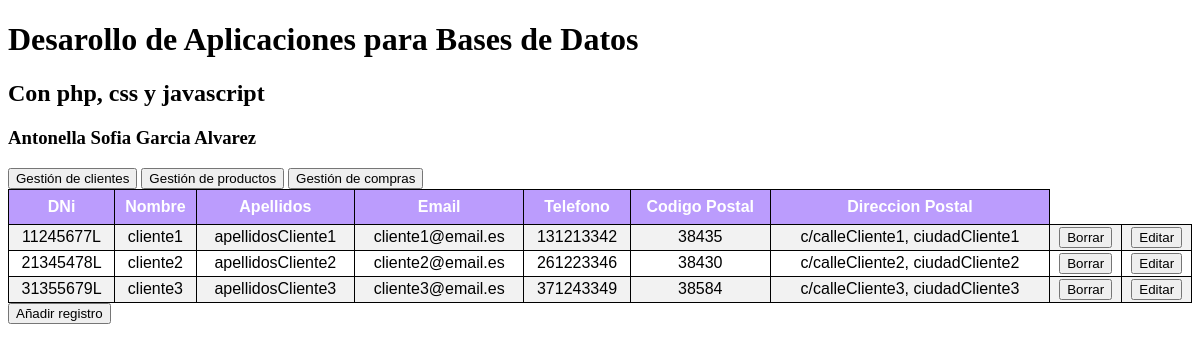
The page / on the database its author committed.
### tables this page shows
CREATE TABLE IF NOT EXISTS Cliente (
  dni VARCHAR(45) NOT NULL,
  borrado BOOLEAN NOT NULL,
  nombre VARCHAR(45) NULL,
  apellidos VARCHAR(45) NULL,
  email VARCHAR(45) NULL,
  telefono VARCHAR(45) NULL,
  codigo_postal VARCHAR(45) NULL,
  direccion_postal VARCHAR(90) NULL,
  PRIMARY KEY (dni));

### index.php (the view, shortened to what this page needs)
<?php
$enlace = mysqli_connect("localhost", "basededatos", "passwordbd1234", "mydb");
?>
<!DOCTYPE html>
<html lang="en">
<link rel="stylesheet" href="">
<body>
<div>
    <h1>Desarollo de Aplicaciones para Bases de Datos</h1>
    <h2>Con php, css y javascript</h2>
    <h3>Antonella Sofia Garcia Alvarez</h3>
</div>
<div>
    <form action="index.php" method="post">
        <input type="submit" name="Cliente" value="Gestión de clientes">
        <input type="submit" name="Producto" value="Gestión de productos">
        <input type="submit" name="Compra" value="Gestión de compras">
    </form>
</div>
<div>
    <?php
    if (isset($_POST['Producto'])) {
        $query = "SELECT codigo,
        nombre,
        familia,
        descripcion,
        stock,
        dimensionX,
        dimensionY,
        dimensionZ,
        peso,
        PVP FROM Producto WHERE borrado=false";
        $tabla = "Producto";
    } else {
        $query = "SELECT dni,
        nombre,
        apellidos,
        email,
        telefono,
        codigo_postal,
        direccion_postal FROM Cliente WHERE borrado=false";
        $tabla = "Cliente";
    }
    $resultado = mysqli_query($enlace, $query);
    ?>
    <table id="rows">
    <?php switch($tabla) {
        case 'Producto':?>
            <?php break;
        case 'Cliente':?>
            <tr>
                <th>DNi</th>
                <th>Nombre</th>
                <th>Apellidos</th>
                <th>Email</th>
                <th>Telefono</th>
                <th>Codigo Postal</th>
                <th>Direccion Postal</th>
            </tr>
            <?php break;
        case 'Compra':?>
            <?php break;
    }
    while ($fila = mysqli_fetch_array($resultado, MYSQLI_NUM)) { ?>
                <tr>
                <?php foreach($fila as $item) { ?>
                    <td> <?php echo $item; ?> </td>
                <?php } ?>
                    <form action="index.php" method="post">
                        <td> <input type="submit" name="borrar" value="Borrar"> </td>
                    </form>
                    <form action="row.php" method="post">
                        <td> <input type="submit" name="editar" value="Editar"> </td>
                    </form>
                </tr>
            <?php } ?>
    </table>
        <form action="row.php" method="post">
            <input type="submit" name="add" value="Añadir registro">
        </form>
</div>
</body>
</html>

### index.php (style rules this page uses)
#rows { margin: 10 10 10 10; font-family: Arial, Helvetica, sans-serif; border-collapse: collapse; width: 100% }
#rows td, #rows th { text-align: center; vertical-align: middle; border: 1px solid #ddd; padding: 2px; border: 1px solid black; }
#rows tr:nth-child(even) { background-color: #f2f2f2; }
#rows th { padding-top: 8px; padding-bottom: 8px; text-align: center; background-color: #bb9cfd; color: white; cursor: pointer; }

### rows shown on the page
cliente: dni "11245677L", nombre "cliente1", apellidos "apellidosCliente1", email "cliente1@email.es", telefono "131213342", codigo_postal "38435", direccion_postal "c/calleCliente1, ciudadCliente1"
cliente: dni "21345478L", nombre "cliente2", apellidos "apellidosCliente2", email "cliente2@email.es", telefono "261223346", codigo_postal "38430", direccion_postal "c/calleCliente2, ciudadCliente2"
cliente: dni "31355679L", nombre "cliente3", apellidos "apellidosCliente3", email "cliente3@email.es", telefono "371243349", codigo_postal "38584", direccion_postal "c/calleCliente3, ciudadCliente3"
